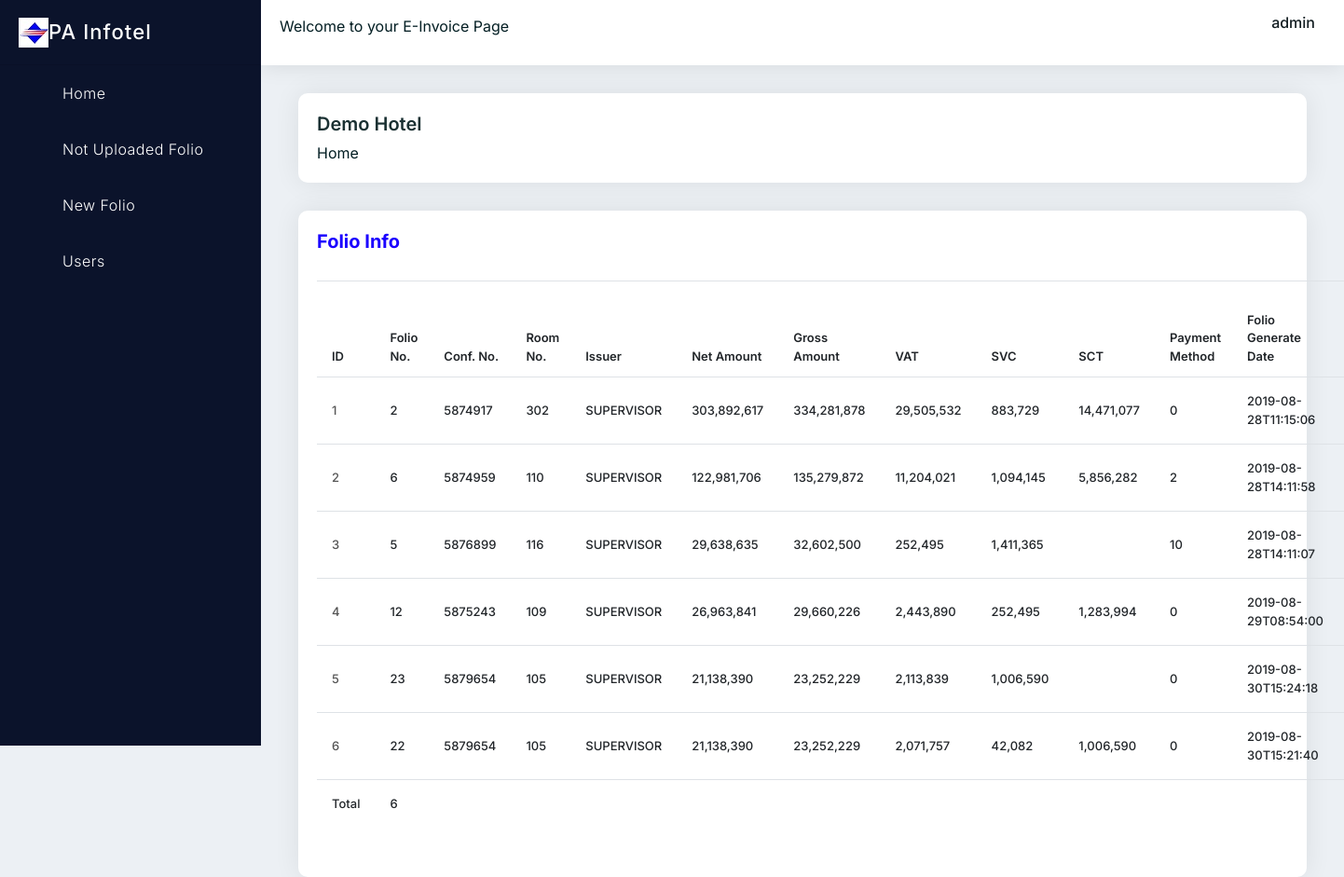
The page /folio/not_upload/ (signed in) on the database its author committed.
### opera/models.py (models this page shows, shortened)
class FlipInfo(models.Model):
    DocumentInfo = models.JSONField()
    FiscalTerminalInfo = models.JSONField()
    FolioInfo = models.JSONField()
    HotelInfo = models.JSONField()
    ReservationInfo = models.JSONField()
    FiscalFolioUserInfo = models.JSONField()
    BusinessDate = models.DateField(blank=True, null=True)
    BusinessDateTime = models.DateTimeField(blank=True, null=True)
    FolioNo = models.CharField(max_length=500 ,default=0, null=True, blank=True)
    NetAmount = models.FloatField(default=0)
    EinvoiceNumber = models.CharField(max_length=500, null=True, blank=True, default=" ")
    EinvoiceType = models.CharField(max_length=200, null=True, blank=True, default="9: Not Upload")
    EinvoiceStatus = models.CharField(max_length=200, null=True, blank=True, default="9: Not Upload")
    EinvoiceFKey = models.CharField(max_length=200, default=" ")
    EinvoicePattern = models.CharField(max_length=200, default=" ")
    EinvoiceSerial = models.CharField(max_length=200, default="C23MAB")
    AuthorizedTaxCode = models.CharField(max_length=500, null=True, blank=True, default=" ")
    EinvoiceAdjustDateTime = models.DateTimeField(blank=True, null=True)
    EinvoiceIssueDateTime = models.DateTimeField(blank=True, null=True)

### opera/views.py (the view)
# urls.py: path('folio/not_upload/', views.folio_upload, name="folio_upload"),
@login_required(login_url='user:login')
def folio_upload(request):
    documentinfo = list(FlipInfo.objects.filter(EinvoiceStatus__icontains='9').values())
    documentadjust = list(FlipInfo.objects.filter(Q(EinvoiceStatus__icontains='9')&Q(NetAmount__lte=0)).values())
    return render(request, 'opera/folio_upload.html', {
        'documentinfo': documentinfo,
        'documentadjust': documentadjust
    })

### opera/templates/opera/folio_upload.html (shortened to what this page needs)
{% extends 'opera/Base.html' %}
{% load static %}
{% load humanize %}
{% block content %}
<div class="main-container">
	<div class="pd-ltr-20 xs-pd-20-20">
		<div class="min-height-200px">
			<div class="page-header">
				<div class="row">
					<div class="col-md-6 col-sm-12">
						<div class="title">
							<h4>Demo Hotel</h4>
						</div>
						<nav aria-label="breadcrumb" role="navigation">
							<ol class="breadcrumb">
								<li class="breadcrumb-item"><a href="{% url 'opera:opera' %}">Home</a></li>
							</ol>
						</nav>
					</div>
				</div>
			</div>
				<div class="pd-20 card-box mb-30">
					<div class="clearfix mb-20">
						<div class="pull-left">
							<h4 class="text-blue h4">Folio Info</h4>
						</div>
					</div>
					<table class="table table-hover data-table-export" style="width: 100%;">
						<thead>
							<tr>
								<th class="table-plus datatable-nosort" style="font-size: small;">ID</th>
								<th style="font-size: small;">Folio No.</th>
								<th style="font-size: small;">Conf. No.</th>
								<th style="font-size: small;">Room No.</th>
								<th style="font-size: small;">Issuer</th>
								<th style="word-wrap: break-word; font-size: small;">Net Amount</th>
								<th style="word-wrap: break-word; font-size: small;">Gross Amount</th>
								<th style="word-wrap: break-word; font-size: small;">VAT</th>
								<th style="word-wrap: break-word; font-size: small;">SVC</th>
								<th style="word-wrap: break-word; font-size: small;">SCT</th>
								<th style="word-wrap: break-word; font-size: small;">Payment Method</th>
								<th style="word-wrap: break-word; font-size: small;">Folio Generate Date</th>
								<th style="word-wrap: break-word; font-size: small;">E-Invoice No.</th>
							</tr>
						</thead>
						<tbody>
							{% for doc in documentinfo %}
							<tr>
								<td class="table-plus" style="font-size: small;">
									<a href="{% url 'opera:detail' doc.id %}">{{ doc.id }}</a>
								</td>
								<td style="font-size: small;">{{ doc.FolioNo }}</td>
								<td style="font-size: small;">{{ doc.ReservationInfo.ConfirmationNo }}</td>
								<td style="font-size: small;">{{ doc.ReservationInfo.RoomNumber }}</td>
								<td style="font-size: small;">{{ doc.FiscalFolioUserInfo.AppUser }}</td>
								<td style="font-size: small;">{{ doc.FolioInfo.TotalInfo.NetAmount|floatformat:'0'|intcomma }} </td>
								<td style="font-size: small;">{{ doc.FolioInfo.TotalInfo.GrossAmount|floatformat:'0'|intcomma }}</td>
								<td style="font-size: small;">{{ doc.FolioInfo.RevenueBucketInfo.1.BucketCodeTotalGross|floatformat:'0'|intcomma }}</td>
								<td style="font-size: small;">{{ doc.FolioInfo.RevenueBucketInfo.2.BucketCodeTotalGross|floatformat:'0'|intcomma }}</td>
								<td style="font-size: small;">{{ doc.FolioInfo.RevenueBucketInfo.3.BucketCodeTotalGross|floatformat:'0'|intcomma }}</td>
								<td style="font-size: small; word-wrap: break-word;">{{ doc.FolioInfo.RevenueBucketInfo.0.BucketValue }}</td>
								<td style="font-size: small; word-wrap: break-word;">{{ doc.FolioInfo.FolioHeaderInfo.BillGenerationDate }}</td>
								<td style="font-size: small; word-wrap: break-word;">{{ doc.EinvoiceNumber }}</td>
							</tr>
							{% endfor %}
						</tbody>
						<tfoot>
							<td class="table-plus" style="font-size: small;">Total</td>
							<td class="table-plus" style="font-size: small;">{{ documentinfo|length }}</td>
							<td class="table-plus" style="font-size: small;"></td>
							<td class="table-plus" style="font-size: small;"></td>
							<td class="table-plus" style="font-size: small;"></td>
							<td class="table-plus" style="font-size: small;"></td>
							<td class="table-plus" style="font-size: small;"></td>
							<td class="table-plus" style="font-size: small;"></td>
							<td class="table-plus" style="font-size: small;"></td>
							<td class="table-plus" style="font-size: small;"></td>
							<td class="table-plus" style="font-size: small;"></td>
							<td class="table-plus" style="font-size: small;"></td>
							<td class="table-plus" style="font-size: small;"></td>
						</tfoot>
				</div>
		</div>
	</div>
</div>
{% endblock %}

### opera/templates/opera/Base.html (shortened to what this page needs)
{% load static %}
<!DOCTYPE html>
<html>
<head>
	<link rel="stylesheet" type="text/css" href="{% static 'opera/vendors/styles/core.css' %}">
	<link rel="stylesheet" type="text/css" href="{% static 'opera/vendors/styles/icon-font.min.css' %}">
	<link rel="stylesheet" type="text/css" href="{% static 'opera/src/plugins/datatables/css/dataTables.bootstrap4.min.css' %}">
	<link rel="stylesheet" type="text/css" href="{% static 'opera/src/plugins/datatables/css/responsive.bootstrap4.min.css' %}">
	<link rel="stylesheet" type="text/css" href="{% static 'opera/vendors/styles/style.css' %}">
	<link rel="stylesheet" type="text/css" href="{% static 'opera/src/plugins/jquery-steps/jquery.steps.css' %}">
</head>
<body>
	<div class="header">
		<div class="header-left">
			<div class="header-search">
				<form>
					<div class="form-group mb-0">
						<p>Welcome to your E-Invoice Page</p>
					</div>
				</form>
			</div>
		</div>
		<div class="header-right">
			<div class="user-info-dropdown">
				<div class="dropdown">
					<a class="dropdown-toggle" href="#" role="button" data-toggle="dropdown">
						<span class="user-name">{{ request.user }}</span>
					</a>
				</div>
			</div>
		</div>
	</div>
	<div class="left-side-bar">
		<div class="brand-logo">
			<a href="{% url 'opera:opera' %}">
				<img src="{% static 'opera/vendors/images/infotel.jpg' %}" alt="" class="light-logo">
				  PA Infotel
			</a>
		</div>
		<div class="menu-block customscroll">
			<div class="sidebar-menu">
				<ul id="accordion-menu">
					<li class="dropdown">
						<a href="{% url 'opera:opera' %}" class="dropdown-toggle no-arrow">
							<span class="micon dw dw-edit2"></span><span class="mtext">Home</span>
						</a>
					</li>
					<li>
						<a href="{% url 'opera:folio_upload' %}" class="dropdown-toggle no-arrow">
							<span class="micon dw dw-library"></span><span class="mtext">Not Uploaded Folio</span>
						</a>
					</li>
					<li>
						<a href="{% url 'opera:folio_new' %}" class="dropdown-toggle no-arrow">
							<span class="micon dw dw-library"></span><span class="mtext">New Folio</span>
						</a>
					</li>
					<li>
						<a href="{% url 'user:userlist' %}" class="dropdown-toggle no-arrow">
							<span class="micon dw dw-library"></span><span class="mtext">Users</span>
						</a>
					</li>
				</ul>
			</div>
		</div>
	</div>
{% block content %}
{% endblock %}
</body>
</html>

### rows shown on the page
FlipInfo: id "1", FolioNo "2", ReservationInfo.ConfirmationNo "5874917", ReservationInfo.RoomNumber "302", FiscalFolioUserInfo.AppUser "SUPERVISOR", FolioInfo.TotalInfo.NetAmount "303,892,617", FolioInfo.TotalInfo.GrossAmount "334,281,878", FolioInfo.RevenueBucketInfo.1.BucketCodeTotalGross "29,505,532", FolioInfo.RevenueBucketInfo.2.BucketCodeTotalGross "883,729", FolioInfo.RevenueBucketInfo.3.BucketCodeTotalGross "14,471,077", FolioInfo.RevenueBucketInfo.0.BucketValue "0", FolioInfo.FolioHeaderInfo.BillGenerationDate "2019-08-28T11:15:06"
FlipInfo: id "2", FolioNo "6", ReservationInfo.ConfirmationNo "5874959", ReservationInfo.RoomNumber "110", FiscalFolioUserInfo.AppUser "SUPERVISOR", FolioInfo.TotalInfo.NetAmount "122,981,706", FolioInfo.TotalInfo.GrossAmount "135,279,872", FolioInfo.RevenueBucketInfo.1.BucketCodeTotalGross "11,204,021", FolioInfo.RevenueBucketInfo.2.BucketCodeTotalGross "1,094,145", FolioInfo.RevenueBucketInfo.3.BucketCodeTotalGross "5,856,282", FolioInfo.RevenueBucketInfo.0.BucketValue "2", FolioInfo.FolioHeaderInfo.BillGenerationDate "2019-08-28T14:11:58"
FlipInfo: id "3", FolioNo "5", ReservationInfo.ConfirmationNo "5876899", ReservationInfo.RoomNumber "116", FiscalFolioUserInfo.AppUser "SUPERVISOR", FolioInfo.TotalInfo.NetAmount "29,638,635", FolioInfo.TotalInfo.GrossAmount "32,602,500", FolioInfo.RevenueBucketInfo.1.BucketCodeTotalGross "252,495", FolioInfo.RevenueBucketInfo.2.BucketCodeTotalGross "1,411,365", FolioInfo.RevenueBucketInfo.0.BucketValue "10", FolioInfo.FolioHeaderInfo.BillGenerationDate "2019-08-28T14:11:07"
FlipInfo: id "4", FolioNo "12", ReservationInfo.ConfirmationNo "5875243", ReservationInfo.RoomNumber "109", FiscalFolioUserInfo.AppUser "SUPERVISOR", FolioInfo.TotalInfo.NetAmount "26,963,841", FolioInfo.TotalInfo.GrossAmount "29,660,226", FolioInfo.RevenueBucketInfo.1.BucketCodeTotalGross "2,443,890", FolioInfo.RevenueBucketInfo.2.BucketCodeTotalGross "252,495", FolioInfo.RevenueBucketInfo.3.BucketCodeTotalGross "1,283,994", FolioInfo.RevenueBucketInfo.0.BucketValue "0", FolioInfo.FolioHeaderInfo.BillGenerationDate "2019-08-29T08:54:00"
FlipInfo: id "5", FolioNo "23", ReservationInfo.ConfirmationNo "5879654", ReservationInfo.RoomNumber "105", FiscalFolioUserInfo.AppUser "SUPERVISOR", FolioInfo.TotalInfo.NetAmount "21,138,390", FolioInfo.TotalInfo.GrossAmount "23,252,229", FolioInfo.RevenueBucketInfo.1.BucketCodeTotalGross "2,113,839", FolioInfo.RevenueBucketInfo.2.BucketCodeTotalGross "1,006,590", FolioInfo.RevenueBucketInfo.0.BucketValue "0", FolioInfo.FolioHeaderInfo.BillGenerationDate "2019-08-30T15:24:18"
FlipInfo: id "6", FolioNo "22", ReservationInfo.ConfirmationNo "5879654", ReservationInfo.RoomNumber "105", FiscalFolioUserInfo.AppUser "SUPERVISOR", FolioInfo.TotalInfo.NetAmount "21,138,390", FolioInfo.TotalInfo.GrossAmount "23,252,229", FolioInfo.RevenueBucketInfo.1.BucketCodeTotalGross "2,071,757", FolioInfo.RevenueBucketInfo.2.BucketCodeTotalGross "42,082", FolioInfo.RevenueBucketInfo.3.BucketCodeTotalGross "1,006,590", FolioInfo.RevenueBucketInfo.0.BucketValue "0", FolioInfo.FolioHeaderInfo.BillGenerationDate "2019-08-30T15:21:40"

### other values the page prints
{{ request.user }} "admin"
{{ documentinfo|length }} "6"
